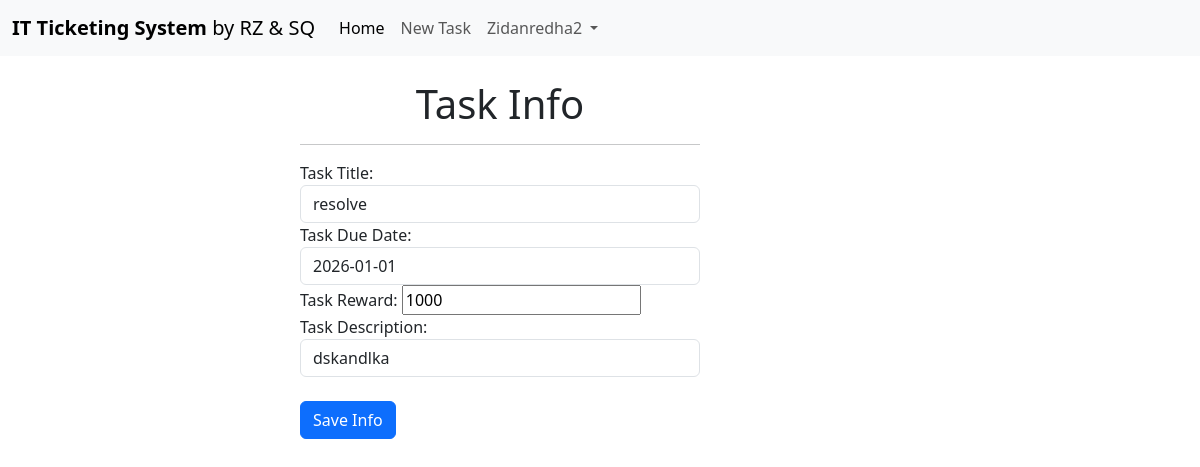
The app's page /update_task/12 (signed in) with its own data.
### myapp/models.py (models this page shows)
class TaskDetail(models.Model):
    TASK_TITLE = models.CharField(max_length=100)
    TASK_CREATED_BY = models.CharField(max_length=100, null=True)
    TASK_CLOSED_BY = models.CharField(max_length=100, null=True)
    TASK_CREATED_ON = models.DateField(auto_now_add=True,null=True)
    TASK_DUE_DATE = models.DateField()
    TASK_REWARD = models.IntegerField()
    TASK_CLOSED_ON = models.DateField(null=True)
    TASK_DESCRIPTION = models.CharField(max_length=300)
    TASK_HOLDER = models.CharField(max_length=100, null=True)
    choice=[('Open', 'Open'),('In-process', 'In-process'), ('Reopened', 'Reopened'), ('Closed', 'Closed'), ('Expired', 'Expired'), ('Resolved', 'Resolved')]
    TASK_STATUS = models.CharField(max_length=100,choices=choice, default='Open')

### myapp/views.py (the view)
# urls.py: path('update_task/<int:pk>', views.Update_Task, name='task_update'),
def Update_Task(request, pk):
    if request.user.is_authenticated:
        taskinfos=TaskDetail.objects.get(id=pk)
        form = TaskDetailForm(request.POST or None, instance=taskinfos)
        if form.is_valid():
            form.save()
            messages.success(request, 'Task updated successfully')
            return redirect('base')
        return render(request, 'Update_Task.html', {'form': form})
    else:
        messages.success(request, 'Please login to view tasks.')
        return redirect('login')

### myapp/forms.py
class TaskDetailForm(forms.ModelForm):
    TASK_TITLE = forms.CharField(label='Task Title', max_length=100, widget=forms.TextInput(attrs={'class':'form-control'}))
    TASK_DUE_DATE = forms.DateField(label= 'Task Due Date', widget=forms.TextInput(attrs={'class':'form-control', 'placeholder':'YYYY-MM-DD'}))
    TASK_REWARD = forms.IntegerField(label= 'Task Reward')
    TASK_DESCRIPTION = forms.CharField(label='Task Description', max_length=300, widget=forms.TextInput(attrs={'class':'form-control'}))
    class Meta:
        model= TaskDetail
        fields = ('TASK_TITLE', 'TASK_DUE_DATE', 'TASK_REWARD', 'TASK_DESCRIPTION',)

### myapp/TEMPLATES/Update_Task.html (shortened to what this page needs)
{%extends 'Base.html' %}
    {%block content%}
    <div class="col-4 offset-3 "><br>
    <h1 class="text-center">Task Info</h1>
    <hr>
    <form action="" method="post">
        {{form}}        <br>
        <button type="submit" class="btn btn-primary">Save Info</button>
    </form>
    </div>
    {%endblock content%}

### myapp/TEMPLATES/Navbar.html (shortened to what this page needs)
<nav class="navbar navbar-expand-lg bg-body-tertiary">
    <div class="container-fluid">
      <a class="navbar-brand" href="{% url 'base' %}"><b>IT Ticketing System</b> by RZ & SQ</a>
      <div class="collapse navbar-collapse" id="navbarSupportedContent">
        <ul class="navbar-nav me-auto mb-2 mb-lg-0">
          {% if request.user.is_authenticated and request.user.is_superuser %}
          <li class="nav-item">
            <a class="nav-link active" aria-current="page" href="{% url 'base' %}">Home</a>
          </li>
          <li class="nav-item">
            <a class="nav-link active" aria-current="page" href="{% url 'mycart' %}">My Tasks</a>
          </li>
          <li class="nav-item">
            <a class="nav-link" href="{% url 'taskdetails' %}">New Task</a>
          </li>
          <li class="nav-item">
            <a class="nav-link" href="{% url 'account' %}">Add Coins</a>
          </li>
          <li class="nav-item dropdown">
            <a class="nav-link dropdown-toggle" href="#" role="button" data-bs-toggle="dropdown" aria-expanded="false">
              {{ request.user.username|capfirst }}
            </a>
            <ul class="dropdown-menu">
              <li><a class="dropdown-item" href="{% url 'profile' %}">Show Profile</a></li>
              <li><a class="dropdown-item" href="{% url 'ChangePassword' %}">Change Password</a></li>
              <li><a class="dropdown-item" href="{% url 'logout' %}">Logout</a></li>
            </ul>
          {% elif request.user.is_authenticated %}
          <li class="nav-item">
            <a class="nav-link active" aria-current="page" href="{% url 'base' %}">Home</a>
          </li>
          <li class="nav-item">
            <a class="nav-link" href="{% url 'taskdetails' %}">New Task</a>
          </li>
          <li class="nav-item dropdown">
            <a class="nav-link dropdown-toggle" href="#" role="button" data-bs-toggle="dropdown" aria-expanded="false">
              {{ request.user.username|capfirst }}
            </a>
          {% endif %}
        </ul>
      </div>
    </div>
  </nav>

### records on screen
TaskDetail: TASK_TITLE "resolve", TASK_DUE_DATE "2026-01-01", TASK_REWARD "1000", TASK_DESCRIPTION "dskandlka"

### other values on screen
{{ request.user.username|capfirst }} "Zidanredha2"
